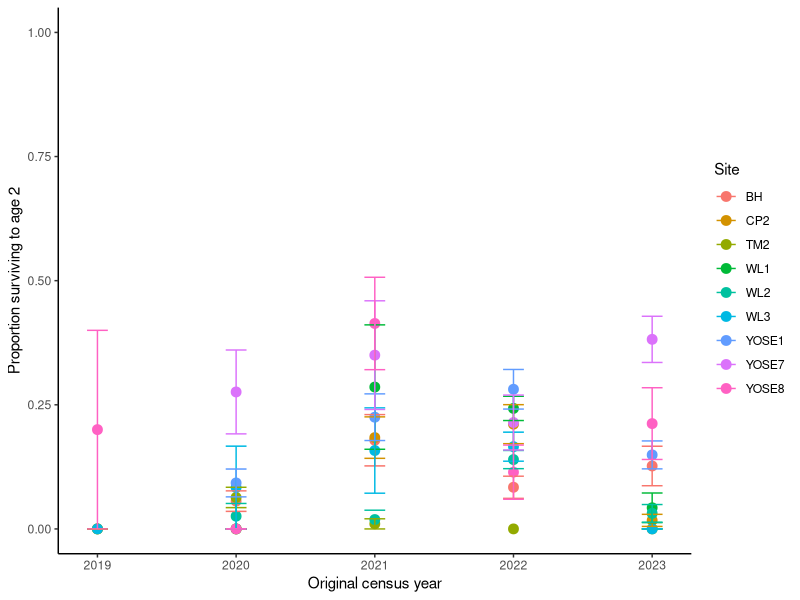
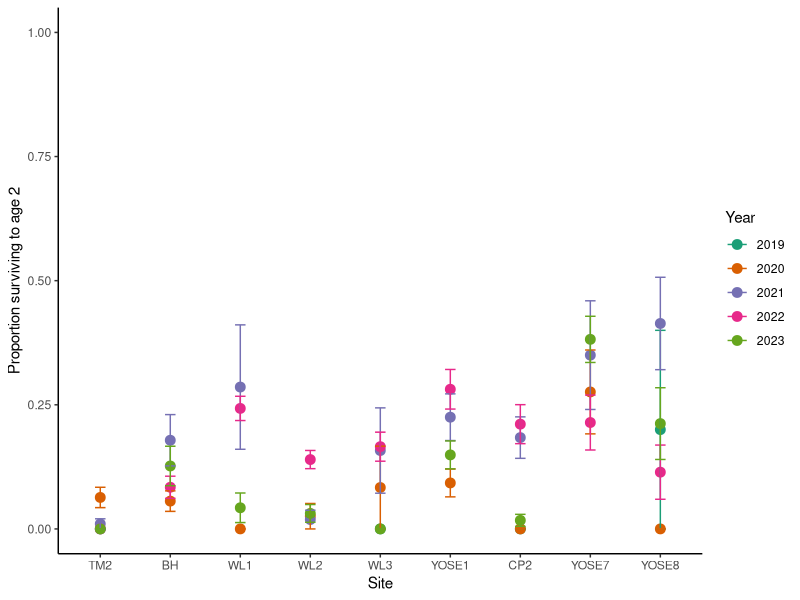
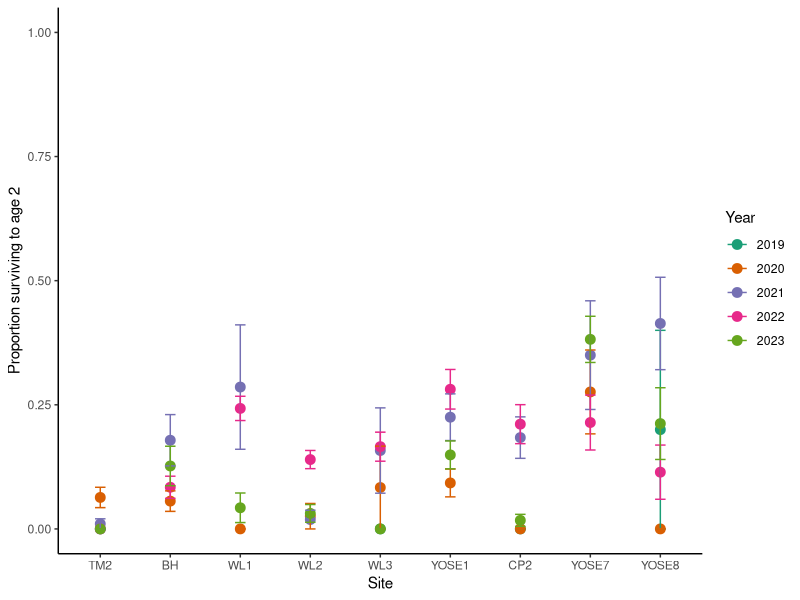
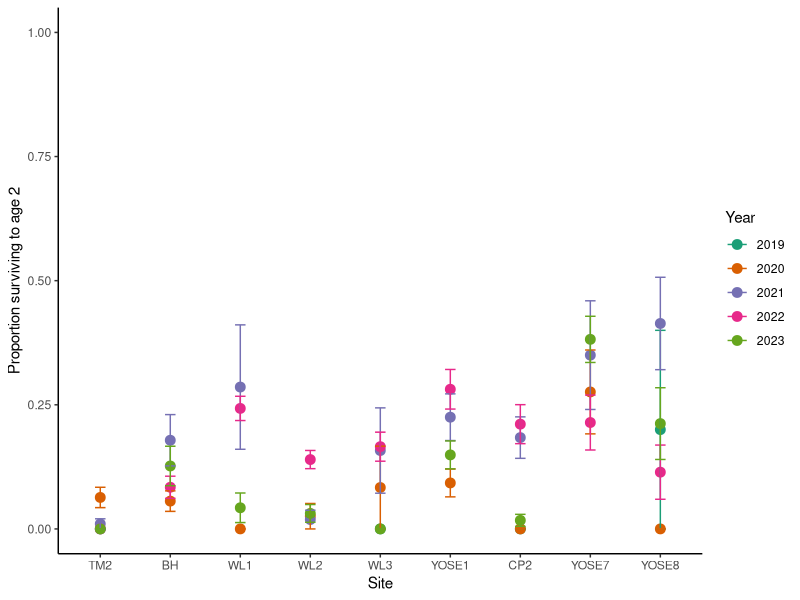

Write R code to recreate these figures, in order.
## ---- chunk 1
knitr::opts_chunk$set(echo = TRUE)
## ---- chunk 2
library(dplyr)
library(tidyverse)
library(ggplot2)
library(lubridate)
## ---- chunk 3
sem <- function(x, na.rm=FALSE) {           #for calculating standard error
  sd(x,na.rm=na.rm)/sqrt(length(na.omit(x)))
} 
## ---- chunk 4
alldat = read_csv("../input/Cleaned/AllSites_cleaned.csv")
summary(alldat)
## ---- chunk 5
all_survival <- alldat %>%
  mutate(plant_id = paste(Site, Transect_plot, Quad, original_census_year, Band_color, Band_num, sep = "_"), #need to update plant_id with original census year
         alive = as.integer(!is.na(Phenology) & Phenology != "X")) %>%
  arrange(plant_id, Census_year) %>%
  group_by(plant_id) %>%
mutate(age = row_number(),
       next_year = Census_year + 1,
       alive_next_year = lead(alive),
         survived_to_next = as.integer(next_year == Census_year + 1 & alive == 1 & alive_next_year == 1)) %>%
  ungroup()
## ---- chunk 6
check_survival <- all_survival %>%
  arrange(plant_id, Census_year) %>%
  group_by(plant_id) %>%
  mutate(Pheno_next = lead(Phenology)) %>%
  ungroup() %>%
  filter(is.na(Phenology), !is.na(Pheno_next), Pheno_next != "X")

#WL2_201C_0_2022_orange_87 was not relocated in one year but came back in the following year. It also has 2 rows in 2022 where one row says Nonexistent and the other row has data. But the coordinates of the plant location are the same in addition to the band color and number
#BH_2_3.5_2020_red_38 has 2 entries in 2020 where one has pheno NA and the other has pheno V, censused on the same day but entered 2 days apart
#BH_DP_NA_2020_red_14 also has 2 entries in 2020 where one has pheno NA and the other has pheno P
#YOSE8_2_2.5_2021_red_46 was first censused in 2021 but in 2022, the coordinates were updated so there are 2 rows for the plant in 2022 (one with the original coordinates and one with the updated coordinates)

all_survival %>%
    filter(plant_id %in% c("WL2_201C_0_2022_orange_87", "BH_2_3.5_2020_red_38", "BH_DP_NA_2020_red_14", "YOSE8_2_2.5_2021_red_46")) %>%
    View()

#Remove the empty duplicate rows for the 3 BH and YOSE8 individuals 
all_survival <- all_survival %>%
  filter(!(plant_id %in% c("BH_2_3.5_2020_red_38", "BH_DP_NA_2020_red_14", "YOSE8_2_2.5_2021_red_46") & is.na(Phenology)))

#check only the WL2_201C is remaining as an issue - YES!
all_survival %>%
  arrange(plant_id, Census_year) %>%
  group_by(plant_id) %>%
  mutate(Pheno_next = lead(Phenology)) %>%
  ungroup() %>%
  filter(is.na(Phenology), !is.na(Pheno_next), Pheno_next != "X") %>%
  View()
## ---- chunk 7
unique(all_survival$Phenology)

all_survival %>%
  filter(Phenology %in% c("*", "A", "XX", "S", NA)) %>%
  View()
#Note for row with * = *found plant in this spot that looks like a perennial, the BB is lost, we tagged it #58 and took data
#Note for row with A = not found, disturbed by small mammals/gophers
#Notes for rows with NA = rattlesnake on this transcet not surveying, band missing/missing band, not found, missing, plant and band not found, Plant and tag NRL, No data taken, 
#No note for XX, I think this should just be X
#Protocol says S should only be for TM2, but this individual with S was measured at YOSE1


## ---- chunk 8
table(all_survival$Site, all_survival$original_census_year)
table(all_survival$Band_color)

#add max census year for each site?
max_year = max(all_survival$Census_year) #Currently all sites have the same max census year, but in future will need to adapt this (WL2 has 2025 and will have 2026 data)

#remove plants that first appeared in 2024 (or latest census year) and were not observed beyond age 1
#Jenny notes - I don't think we want to remove plants not observed beyond age 1?  Left it in for now, but probably want to remove that
prep_survival_by_year <- all_survival %>%
  group_by(Site, plant_id, original_census_year) %>%
  summarise(max_age = max(age),
            survived_to_age2 = as.integer(any(age == 2 & alive == 1)),
            .groups = "drop") %>%
  filter(!(original_census_year == max_year & max_age == 1)) %>%
  ungroup()

dim(prep_survival_by_year) 
dim(all_survival)

#summarize by year
survival_by_year <- prep_survival_by_year %>%
  group_by(Site, original_census_year) %>%
  summarize(survival = mean(survived_to_age2),
            survival_se = sem(survived_to_age2),
            n=n(),
            .groups = "drop") 

#order by elevation
survival_by_year$siteorder <- factor(survival_by_year$Site, levels = c("TM2", "BH", "WL1", "WL2", "WL3", "YOSE1", "CP2", "YOSE7", "YOSE8"))

## ---- chunk 9
#plot survival differences across years and sites
survival_by_year_tograph = survival_by_year %>%
  filter(!(original_census_year == 2024)) #for sites except WL2, 2024 is the last year

ggplot(survival_by_year_tograph, aes(x=original_census_year, y= survival, group = Site, color = Site)) +
  geom_point(size = 3) +
  geom_errorbar(aes(ymin=survival - survival_se,
                    ymax = survival + survival_se),
                width = 0.15) +
  scale_y_continuous(limits = c(0, 1)) +
  labs(
    x = "Original census year",
    y = "Proportion surviving to age 2"
  ) +
  theme_classic() 

#with site on X

ggplot(survival_by_year_tograph, aes(x=siteorder, y= survival, group = as.factor(original_census_year), color = as.factor(original_census_year))) +
  geom_point(size = 3) +
  geom_errorbar(aes(ymin=survival - survival_se,
                    ymax = survival + survival_se),
                width = 0.15) +
  scale_y_continuous(limits = c(0, 1)) +
  labs(
    x = "Site",
    y = "Proportion surviving to age 2",
    color = "Original census year"
  ) +
  scale_color_brewer(palette = "Dark2") +
  theme_classic() + labs(color = "Year") #+ ylim(0,0.75)

ggsave("plots/Year2Survival_bysiteandyear.jpg", width = 10, height = 6, dpi = 300)
ggsave("plots/Year2Survival_bysiteandyear.pdf", width = 10, height = 6, dpi = 300)
